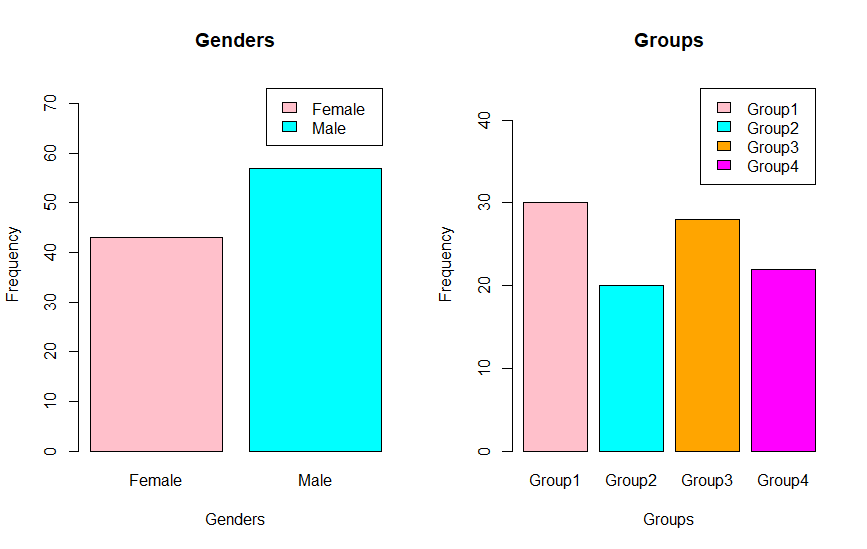

R code for this plot:
data1 = read.table("Dataset.txt", header = T, sep = " ")

colors = c("pink", "cyan", "orange1", "magenta")

t1 = table(data1[['Gender']], data1[['Group']])

genders = table(data1[['Gender']])

groups = table(data1[['Group']])

barplot(t1, main = 'Genders by Groups', xlab = 'Groups', ylab = 'Number of people', col = colors, legend = T, ylim = c(0,30))

par(mfrow=c(1,2))

barplot(genders, main = 'Genders', xlab = 'Genders', ylab = 'Frequency', col = colors, legend = T, ylim = c(0,75))

barplot(groups, main = 'Groups', xlab = 'Groups', ylab = 'Frequency', col = colors, legend = T, ylim = c(0,45))
